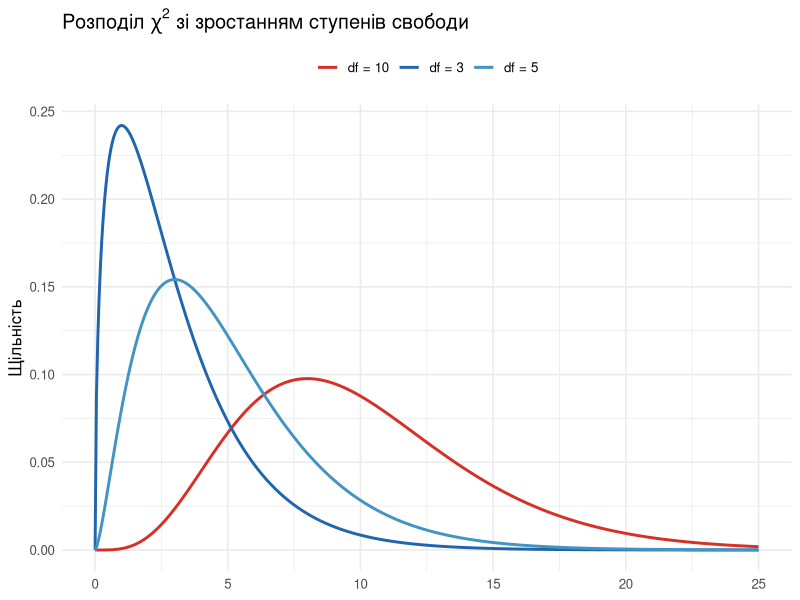
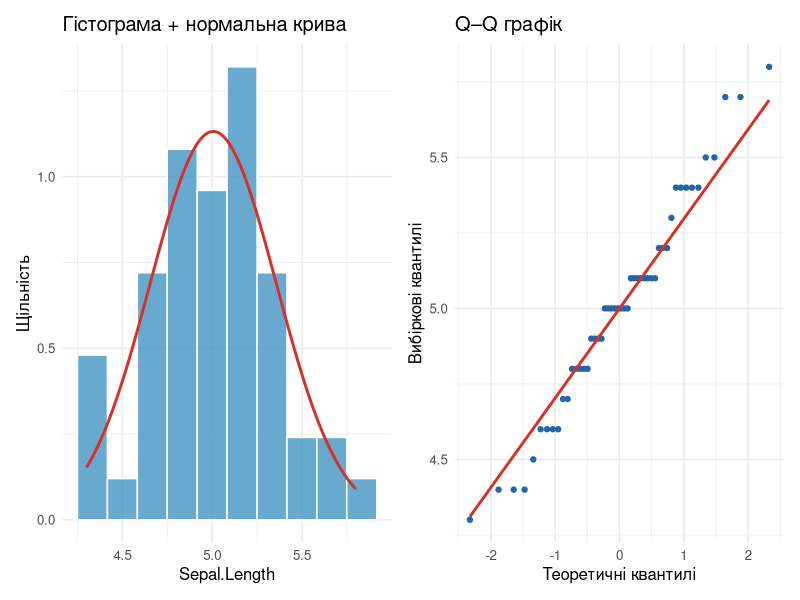
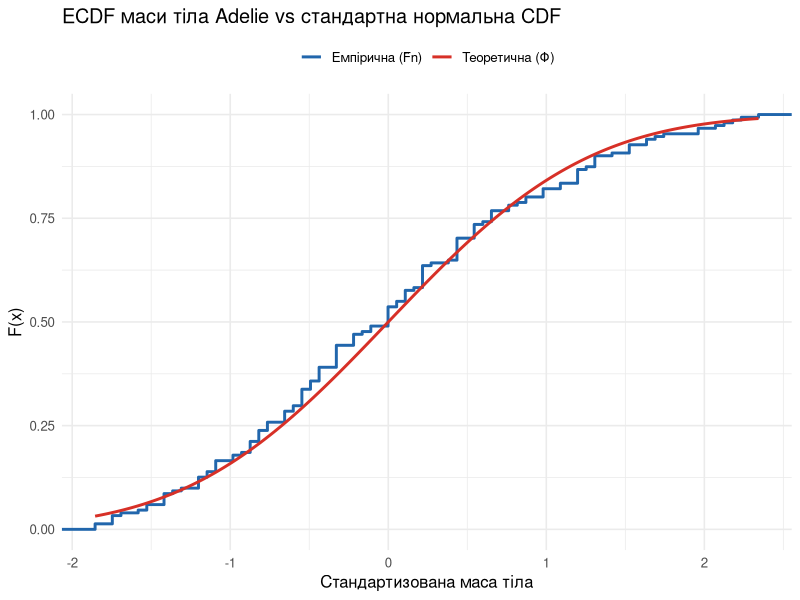
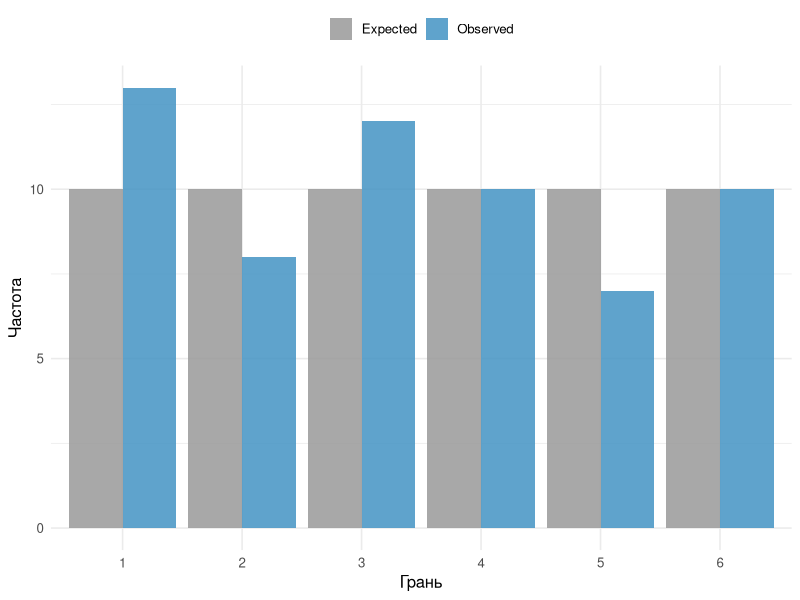
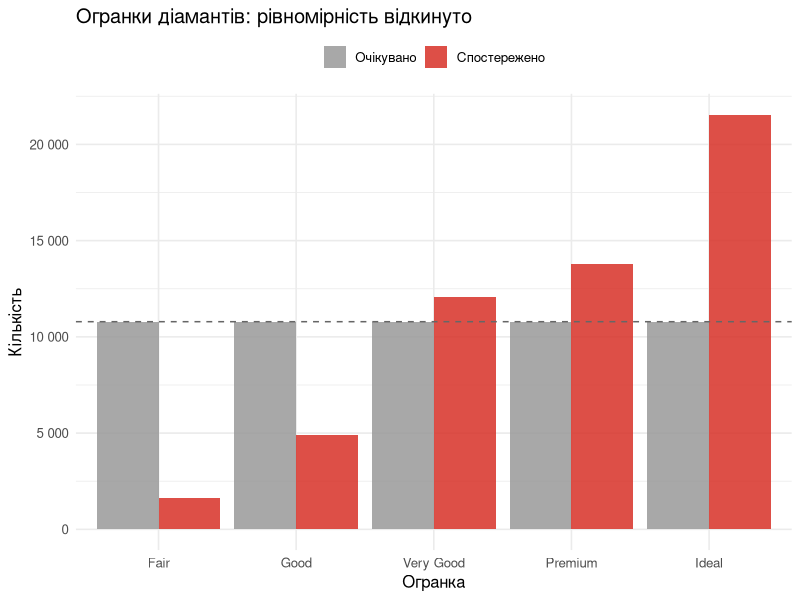
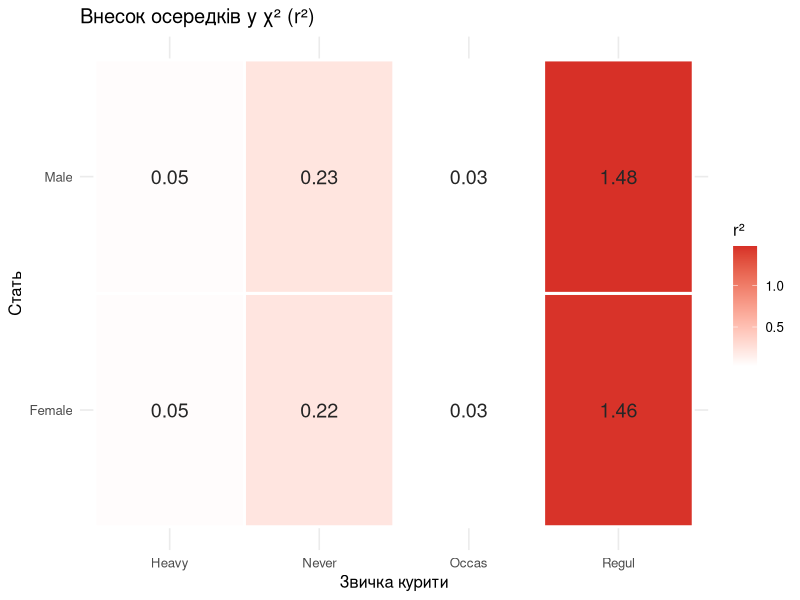

R code for these plots, in order:
## ---- chunk 1
#| include: false
library(tidyverse)
library(patchwork)
library(scales)
library(palmerpenguins)
## ---- chunk 2
#| echo: false
#| fig-width: 9
#| fig-height: 3.2

tibble(x = seq(0, 25, length.out = 500)) |>
  mutate(`df = 3` = dchisq(x, 3),
         `df = 5` = dchisq(x, 5),
         `df = 10` = dchisq(x, 10)) |>
  pivot_longer(-x, names_to = "df", values_to = "density") |>
  ggplot(aes(x, density, color = df)) +
  geom_line(linewidth = 1) +
  scale_color_manual(values = c("df = 3" = "#2166ac", "df = 5" = "#4393c3", "df = 10" = "#d73027")) +
  labs(title = expression(paste("Розподіл ", chi^2, " зі зростанням ступенів свободи")),
       x = NULL, y = "Щільність", color = NULL) +
  theme_minimal(base_size = 12) +
  theme(legend.position = "top")
## ---- chunk 3
#| fig-width: 9
#| fig-height: 3.8
#| output-location: slide

setosa <- iris$Sepal.Length[iris$Species == "setosa"]

p_hist <- tibble(x = setosa) |>
  ggplot(aes(x)) +
  geom_histogram(aes(y = after_stat(density)), bins = 10,
                 fill = "#4393c3", color = "white", alpha = 0.8) +
  stat_function(fun = dnorm, args = list(mean = mean(setosa), sd = sd(setosa)),
                color = "#d73027", linewidth = 1) +
  labs(title = "Гістограма + нормальна крива", x = "Sepal.Length", y = "Щільність") +
  theme_minimal(base_size = 12)

p_qq <- tibble(x = setosa) |>
  ggplot(aes(sample = x)) +
  stat_qq(color = "#2166ac") +
  stat_qq_line(color = "#d73027", linewidth = 1) +
  labs(title = "Q–Q графік", x = "Теоретичні квантилі", y = "Вибіркові квантилі") +
  theme_minimal(base_size = 12)

p_hist + p_qq
## ---- chunk 4
shapiro.test(setosa)
## ---- chunk 5
adelie <- penguins |>
  filter(species == "Adelie", !is.na(body_mass_g))

z <- as.numeric(scale(adelie$body_mass_g))   # стандартизація: (x - x̄) / s

ks.test(z, "pnorm", mean = 0, sd = 1)
## ---- chunk 6
#| fig-width: 9
#| fig-height: 3.8
#| output-location: slide

grid <- seq(min(z), max(z), length.out = 200)

tibble(x = grid, theoretical = pnorm(grid)) |>
  ggplot() +
  stat_ecdf(data = tibble(z = z), aes(z, color = "Емпірична (F̂n)"),
            geom = "step", linewidth = 1) +
  geom_line(aes(x, theoretical, color = "Теоретична (Φ)"), linewidth = 1) +
  scale_color_manual(values = c("Емпірична (F̂n)" = "#2166ac", "Теоретична (Φ)" = "#d73027")) +
  labs(title = "ECDF маси тіла Adelie vs стандартна нормальна CDF",
       x = "Стандартизована маса тіла", y = "F(x)", color = NULL) +
  theme_minimal(base_size = 12) +
  theme(legend.position = "top")
## ---- chunk 7
shapiro.test(adelie$body_mass_g)$p.value
## ---- chunk 8
observed <- c(13, 8, 12, 10, 7, 10)
chisq.test(observed, p = rep(1/6, 6))
## ---- chunk 9
#| echo: false
#| fig-width: 8
#| fig-height: 2.6

tibble(face = factor(1:6), Observed = observed, Expected = 10) |>
  pivot_longer(-face) |>
  ggplot(aes(face, value, fill = name)) +
  geom_col(position = "dodge", alpha = 0.85) +
  scale_fill_manual(values = c("Observed" = "#4393c3", "Expected" = "grey60")) +
  labs(x = "Грань", y = "Частота", fill = NULL) +
  theme_minimal(base_size = 12) +
  theme(legend.position = "top")
## ---- chunk 10
table(diamonds$cut)
## ---- chunk 11
counts <- table(diamonds$cut)
chisq.test(counts, p = rep(1/5, 5))
## ---- chunk 12
#| fig-width: 9
#| fig-height: 4
#| output-location: slide

n <- sum(counts)
tibble(cut = names(counts),
       Спостережено = as.integer(counts),
       Очікувано = n / 5) |>
  mutate(cut = factor(cut, levels = names(counts))) |>
  pivot_longer(-cut, names_to = "type", values_to = "freq") |>
  ggplot(aes(cut, freq, fill = type)) +
  geom_col(position = "dodge", alpha = 0.85) +
  geom_hline(yintercept = n / 5, linetype = "dashed", color = "grey40") +
  scale_fill_manual(values = c("Спостережено" = "#d73027", "Очікувано" = "grey60")) +
  scale_y_continuous(labels = label_number(big.mark = " ")) +
  labs(title = "Огранки діамантів: рівномірність відкинуто",
       x = "Огранка", y = "Кількість", fill = NULL) +
  theme_minimal(base_size = 12) +
  theme(legend.position = "top")
## ---- chunk 13
tbl <- matrix(c(20, 10, 10, 20), nrow = 2, byrow = TRUE,
              dimnames = list(Стать = c("Чоловіки", "Жінки"),
                              Спорт = c("Футбол", "Теніс")))

chisq.test(tbl, correct = FALSE)   # без поправки Єйтса — як у ручному розрахунку
## ---- chunk 14
chisq.test(tbl)$p.value            # з поправкою Єйтса (за замовчуванням)
## ---- chunk 15
data(survey, package = "MASS")
tab <- table(survey$Sex, survey$Smoke)
tab
## ---- chunk 16
test <- chisq.test(tab)
test
## ---- chunk 17
test$expected           # очікувані частоти за H0
## ---- chunk 18
#| fig-width: 9
#| fig-height: 3.6
#| output-location: slide

as.data.frame(test$residuals^2) |>
  set_names(c("Sex", "Smoke", "contrib")) |>
  ggplot(aes(Smoke, Sex, fill = contrib)) +
  geom_tile(color = "white", linewidth = 1) +
  geom_text(aes(label = round(contrib, 2)), color = "grey15", size = 5) +
  scale_fill_gradient(low = "white", high = "#d73027") +
  labs(title = "Внесок осередків у χ² (r²)",
       x = "Звичка курити", y = "Стать", fill = "r²") +
  theme_minimal(base_size = 12)
